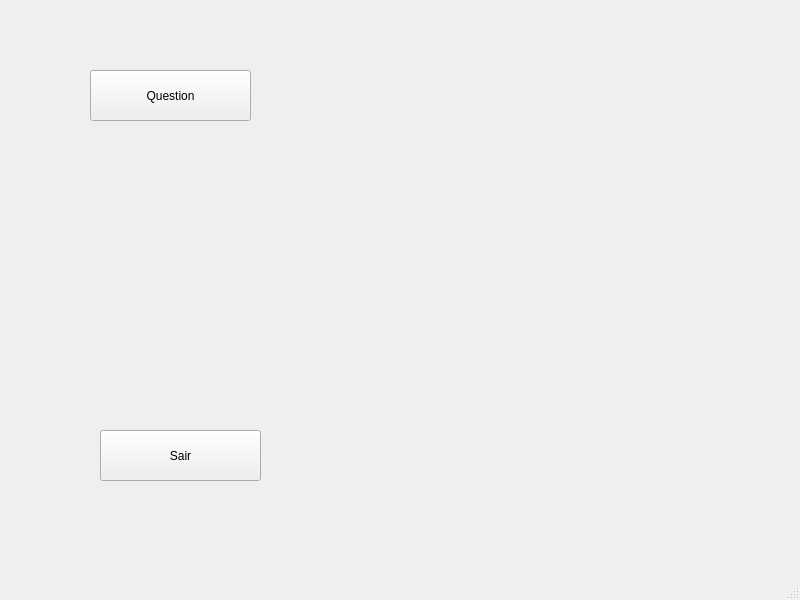
<?xml version="1.0" encoding="UTF-8"?>
<ui version="4.0">
 <class>MainWindow</class>
 <widget class="QMainWindow" name="MainWindow">
  <property name="geometry">
   <rect>
    <x>0</x>
    <y>0</y>
    <width>800</width>
    <height>600</height>
   </rect>
  </property>
  <property name="windowTitle">
   <string>MainWindow</string>
  </property>
  <widget class="QWidget" name="centralwidget">
   <widget class="QPushButton" name="pushButton">
    <property name="geometry">
     <rect>
      <x>90</x>
      <y>70</y>
      <width>161</width>
      <height>51</height>
     </rect>
    </property>
    <property name="text">
     <string>Question</string>
    </property>
   </widget>
   <widget class="QPushButton" name="pushButton_2">
    <property name="geometry">
     <rect>
      <x>100</x>
      <y>430</y>
      <width>161</width>
      <height>51</height>
     </rect>
    </property>
    <property name="text">
     <string>Sair</string>
    </property>
   </widget>
  </widget>
  <widget class="QMenuBar" name="menubar">
   <property name="geometry">
    <rect>
     <x>0</x>
     <y>0</y>
     <width>800</width>
     <height>21</height>
    </rect>
   </property>
  </widget>
  <widget class="QStatusBar" name="statusbar"/>
 </widget>
 <resources/>
 <connections/>
</ui>
